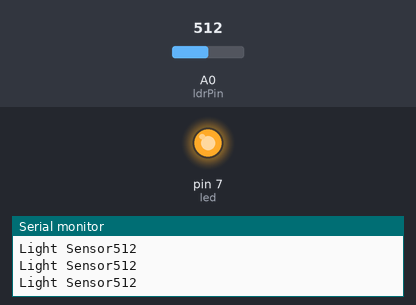
A sketch run on a simulated Arduino Uno, built with avr-gcc and run on an emulated ATmega328P. On the bench: output pins drawn as LEDs (lit = HIGH), the last lines printed to the serial monitor. The inputs (shaded band) are chosen by the test bench; at power-on: A0 (ldrPin) = 512.

Above: at 1.2 s.
1.3 s: A0 (ldrPin) set to 692
4.3 s: A0 (ldrPin) set to 712
At 5.5 s:
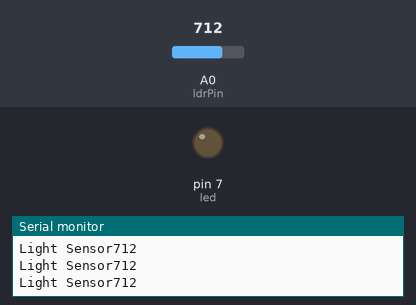
5.8 s: A0 (ldrPin) set to 690
At 6.2 s:
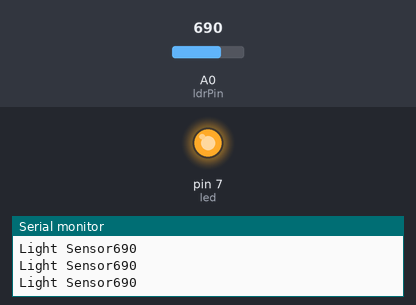
8.8 s: A0 (ldrPin) set to 710
At 9.9 s:
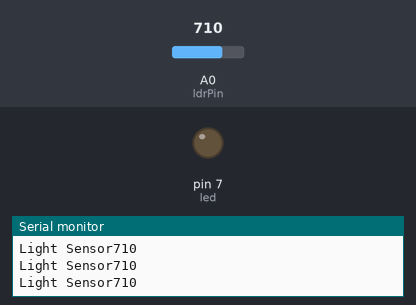
Timing chart, 0 to 11.8 s (numbered marks = the images above; inputs shaded):
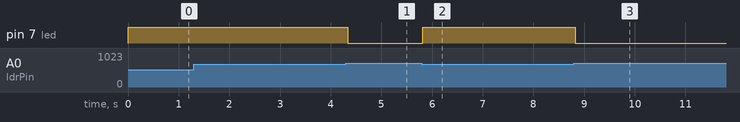

Measured:
- the behaviour switches between 700 and 701 on A0 (ldrPin) (found by bisection; images 0 and 1)
- after the input at 4.3 s, pin 7 (led): HIGH → LOW at once
- after the input at 5.8 s, pin 7 (led): LOW → HIGH at once
- after the input at 8.8 s, pin 7 (led): HIGH → LOW at once

The sketch:

streetlight.ino
```cpp
int ldrPin=A0;
int led=7;
int threshold=700;
void setup() {
  Serial.begin(9600);
  pinMode(led,OUTPUT);
}

void loop() {
int data =analogRead(ldrPin);
Serial.println("");
Serial.print("Light Sensor");
Serial.print(data);
if (data<=threshold){
  digitalWrite(led,HIGH);
}
else{
   digitalWrite(led,LOW);
}
}
```
